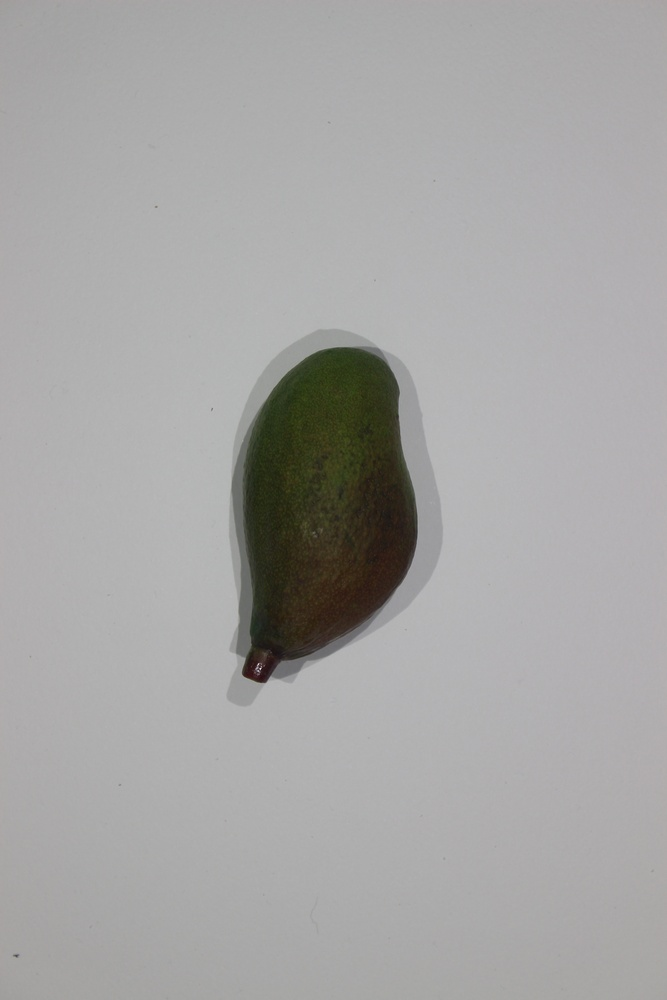
#> input picture IMG_5165.jpg, 667 x 1000 px, shrunk from 3456 x 5184 before the run
$ python -i MNGFeaturesGradient.py   (imports and definitions only)
#> lines starting #> are read from the running program, lines starting #| are printed output that depends on the picture
import numpy as np
import math
import cv2

from sklearn.metrics import mean_squared_error
from sklearn.linear_model import LinearRegression

class MNGFeaturesGradient():

	def longitudinal_gradient(self, img, OFFSET_LONG=0.05, WIDTH_FRACTION=0.05):

		def rotate(img, h, w):
			gray = cv2.cvtColor(img, cv2.COLOR_BGR2GRAY)

			first_slice = gray[0,:]
			last_slice 	= gray[-1,:]

			i, 		= np.where(first_slice!=255)
			top_mid = int((i[-1]-i[0])/2)+i[0]

			i, 		= np.where(last_slice!=255)
			bot_mid = int((i[-1]-i[0])/2)+i[0]

			ang = math.tan(abs(top_mid-bot_mid)/h)*180
			M 	= cv2.getRotationMatrix2D((w/2,h/2),ang,1)
			dst = cv2.warpAffine(img,M,(w,h))

			return dst

		def first_last_y(height):
			y_i	= round(OFFSET_LONG * height)
			y_f	= height - round(OFFSET_LONG * height)
			return y_i, y_f

		def first_last_x(width):
			x_c					= round(width / 2)
			slice_width			= round(width * WIDTH_FRACTION / 2)
			x_f					= x_c + slice_width
			x_i					= x_c - slice_width
			return x_i, x_f

		def get_X_Y(data):
			X 	= np.arange(1, data.shape[0]+1, 1).transpose()
			X 	= np.array([X]).transpose()
			Y 	= [data[:,i] for i in range(3)]
			return X, Y

		height, width, __ 	= img.shape
		img 		= rotate(img, height, width)

		y_i, y_f 	= first_last_y(height)
		x_i, x_f 	= first_last_x(width)
		l_slice		= img[y_i:y_f,x_i:x_f,:]
		data 		= np.mean(l_slice, axis=1)
		X, Y 		= get_X_Y(data)

		# return np.array([x_i,x_f,y_i,y_f])

		REG 	= [LinearRegression().fit(X, y) for y in Y]
		PRED 	= [reg.predict(X) for reg in REG]

		MSE 	= list()
		for i in range(3):
		    MSE.append(mean_squared_error(Y[i], PRED[i]))

		ind 		= MSE.index(min(MSE))
		gradient 	= REG[ind].coef_[0]

		return gradient

>>> import cv2
>>> picture = cv2.imread('../IMG_5165.jpg')
#> picture is the input picture: shape (1000, 667, 3); mean B, G, R 164.2, 165.1, 165.7
>>> result = MNGFeaturesGradient().longitudinal_gradient(picture)
#> in rotate, `first_slice = gray[0,:]`: first_slice = 667 values, max 171 at index 287, min 156 at index 8, mean 166.9
#> in rotate, `last_slice 	= gray[-1,:]`: last_slice = 667 values, max 169 at index 400, min 157 at index 8, mean 164.9
#> in rotate, `i, 		= np.where(first_slice!=255)`: i = 667 values from 0 to 666
#> in rotate, `top_mid = int((i[-1]-i[0])/2)+i[0]`: top_mid = 333
#> in rotate, `ang = math.tan(abs(top_mid-bot_mid)/h)*180`: ang = 0
#> in rotate, `M 	= cv2.getRotationMatrix2D((w/2,h/2),ang,1)`: M = [[1, 0, 0], [0, 1, 0]]
#> in longitudinal_gradient, `l_slice		= img[y_i:y_f,x_i:x_f,:]`:
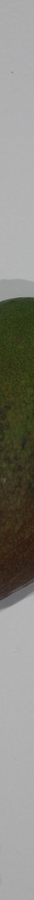
#> l_slice: shape (900, 34, 3); mean B, G, R 126.2, 134.1, 134.8
#> in longitudinal_gradient, `data 		= np.mean(l_slice, axis=1)`: data = 900 rows, first 8: [171.2, 171.2, 171.2], [170.8, 170.8, 170.8], [171.1, 171.1, 171.1], [171.6, 171.6, 171.6], [171.7, 171.7, 171.7], [171.2, 171.2, 171.2], [171, 171, 171], [171.3, 171.3, 171.3]
#> in get_X_Y, `Y 	= [data[:,i] for i in range(3)]`: Y = 3 items
#> in longitudinal_gradient, `X, Y 		= get_X_Y(data)`: X = 900 values from 1 to 900; Y = 3 items
#> after the loop in longitudinal_gradient, `for i in range(3):`: MSE = [4705.4, 3305.1, 3151.2]
#> in longitudinal_gradient, `ind 		= MSE.index(min(MSE))`: ind = 2
#> in longitudinal_gradient, `gradient 	= REG[ind].coef_[0]`: gradient = 0.00106
#> result = 0.00106
